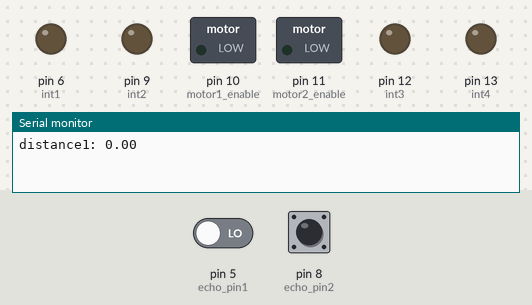
Bench run of a sketch on a simulated Arduino Uno, built with avr-gcc and run on an emulated ATmega328P. Shown: switched loads named in the sketch (green lamp = pin HIGH), output pins drawn as LEDs (lit = HIGH), the last lines printed to the serial monitor. Inputs (shaded band) come from the test bench; at power-on: pin 8 (echo_pin2) LOW, pin 5 (echo_pin1) LOW. Pins used as bus, display or sensor lines are not drawn.

Above: at 1.2 s.
1.3 s: pin 8 (echo_pin2) pulsed HIGH 5 times (0.12 s each, 0.3 s apart)
At 3.6 s:
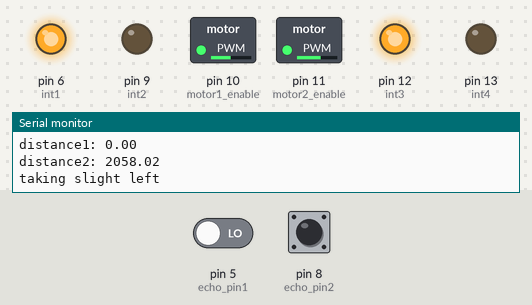
Timing chart, 0 to 8.8 s (numbered marks = the images above; inputs shaded):
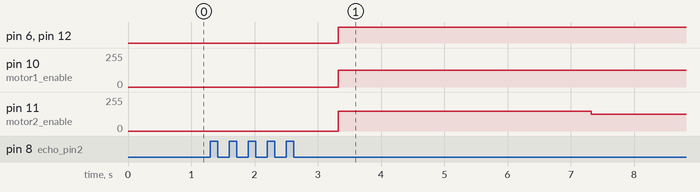

The sketch:

MOTOR.ino
```cpp
const int trig_pin1=4;
const int echo_pin1=5;
int int1=6;
int int2=9;
int int3=12;
int int4=13;
int motor1_enable=10;
int motor2_enable=11;
const int trig_pin2=7;
const int echo_pin2=8;
void setup(){
  Serial.begin(9600);
  pinMode(trig_pin1,OUTPUT);
  pinMode(echo_pin1,INPUT);
  pinMode(int1,OUTPUT);
  pinMode(trig_pin2,OUTPUT);
  pinMode(echo_pin2,INPUT);
  pinMode(int2,OUTPUT);
  pinMode(int3,OUTPUT);
  pinMode(int4,OUTPUT);
  pinMode(motor1_enable,OUTPUT);
  pinMode(motor2_enable,OUTPUT);
}
int first_uv(){
  digitalWrite(trig_pin1,LOW);
  delayMicroseconds(2);
  digitalWrite(trig_pin1,HIGH);
  delayMicroseconds(8);

  float duration1,distance1;
  duration1=pulseIn(echo_pin1,HIGH);
  distance1=(duration1*0.0343)/2;
  Serial.print("distance1: ");
  Serial.println(distance1);
  delay(1000);
  return distance1;
}
int second_uv(){
  digitalWrite(trig_pin2,LOW);
  delayMicroseconds(2);
  digitalWrite(trig_pin2,HIGH);
  delayMicroseconds(8);

  float duration2,distance2;
  duration2=pulseIn(echo_pin2,HIGH);
  distance2=(duration2*0.0343)/2;
  Serial.print("distance2: ");
  Serial.println(distance2);
  delay(1000);
  return distance2;
}
void loop(){
  float distance1,distance2;
  distance1=first_uv();
  distance2=second_uv();
  digitalWrite(int1,HIGH);
  digitalWrite(int2,LOW);
  digitalWrite(int3,HIGH);
  digitalWrite(int4,LOW);
  if(6<=distance1<=10 && 6<=distance2<=10)
  {
    if(distance1>distance2){
      analogWrite(motor1_enable,150);
      analogWrite(motor2_enable,125);
      Serial.println("taking slight right");
    }
    else if(distance1<distance2){
      analogWrite(motor2_enable,150);
      analogWrite(motor1_enable,125);
      Serial.println("taking slight left");
    }
    else{
      analogWrite(motor1_enable,125);
      analogWrite(motor2_enable,125);
      Serial.println("no error");
    }
  }
}
```

Measured:
- after the input at 1.3 s, pin 6 (int1), pin 12 (int3): LOW → HIGH after 2.0 s instead of 2.7 s; pin 10 (motor1_enable): 0/255 → 125/255 after 2.0 s instead of 2.7 s; pin 11 (motor2_enable): 0/255 → 150/255 after 2.0 s, → 125/255 4.0 s later
